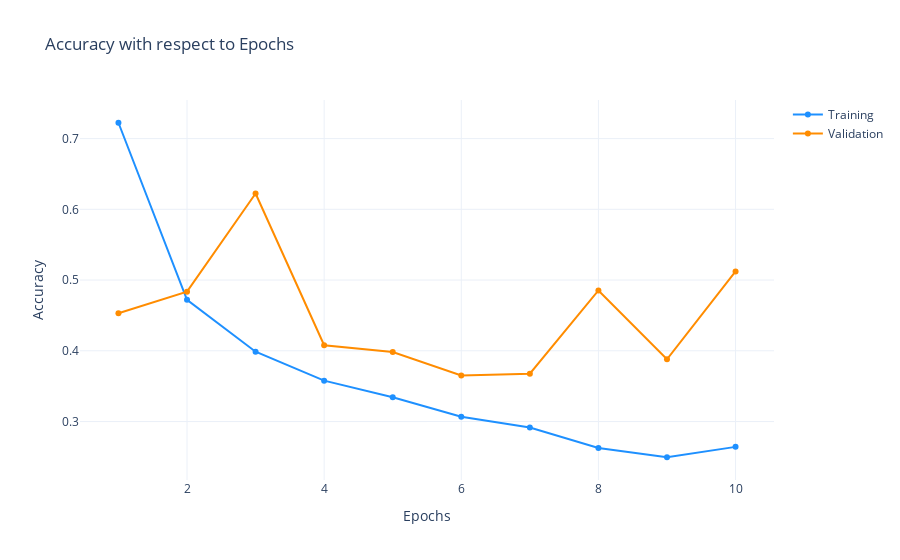

Notebook code for this chart:
### Code cell
display_training_curves(
    model_history.history['loss'], 
    model_history.history['val_loss'], 
    'validation')

### Figure 1 — Plotly figure (JSON) as saved in the notebook; plotly's stock layout.template omitted (floating-point values rounded to 4 significant figures)
{"data": [{"marker": {"color": "dodgerblue"}, "mode": "lines+markers", "name": "Training", "type": "scatter", "x": [1, 2, 3, 4, 5, 6, 7, 8, 9, 10, 11, 12, 13, 14, 15, 16, 17, 18, 19, 20, 21, 22, 23, 24, 25, 26, 27, 28, 29, 30], "y": [0.7224, 0.4721, 0.3987, 0.3578, 0.3344, 0.3067, 0.2916, 0.2627, 0.2495, 0.2642]}, {"marker": {"color": "darkorange"}, "mode": "lines+markers", "name": "Validation", "type": "scatter", "x": [1, 2, 3, 4, 5, 6, 7, 8, 9, 10, 11, 12, 13, 14, 15, 16, 17, 18, 19, 20, 21, 22, 23, 24, 25, 26, 27, 28, 29, 30], "y": [0.4532, 0.4836, 0.6224, 0.4078, 0.3983, 0.3652, 0.3676, 0.4853, 0.388, 0.5122]}], "layout": {"title": {"text": "Accuracy with respect to Epochs"}, "xaxis": {"title": {"text": "Epochs"}}, "yaxis": {"title": {"text": "Accuracy"}}}}
